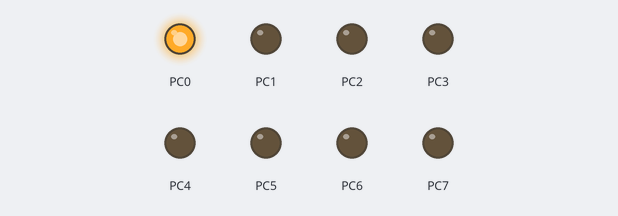
Bench run of a program on a simulated ATmega128, built with avr-gcc and emulated at 8 MHz. Shown: output pins drawn as LEDs (lit = HIGH).

Above: at 0.02 s.
At 0.37 s:
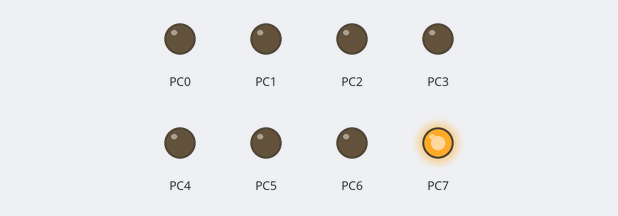
At 0.72 s:
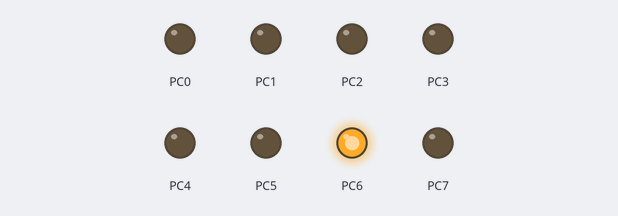
At 1.47 s:
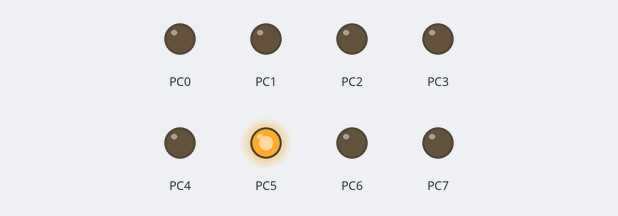
At 2.17 s:
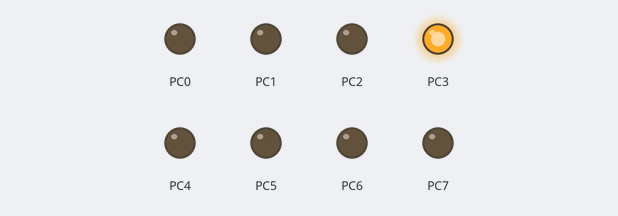
At 2.92 s:
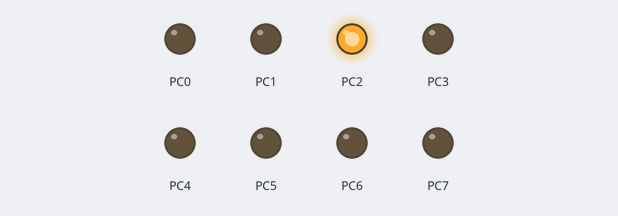
Timing chart, 0 to 3.2 s (numbered marks = the images above):
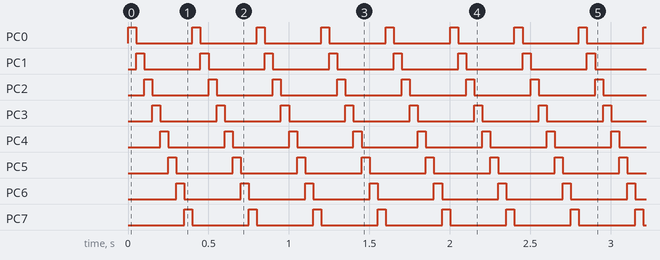

The program:

main.c
```c
/*
 * Micro controllers week 1 B4.c
 *
 * Created: 3-2-2018 15:30:44
 * Author : Ian
 */
#define F_CPU 8000000

#include <avr/io.h>
#include <util/delay.h>

void wait(int ms) {
	for(int i = 0; i < ms; i++) {
		_delay_ms(1);
	}
}

int main(void)
{
    /* Replace with your application code */
	DDRC = 0xFF;
    while (1)
    {
		PORTC = 0x01;
		while(PORTC != 0) {
			wait(50);
			PORTC <<= 1;
		}
    }
}
```

Measured:
- by itself, PC0–7: alternates HIGH for 0.05 s and LOW for 0.35 s
- by itself, everything shown: repeats every 0.40 s, in 8 steps
